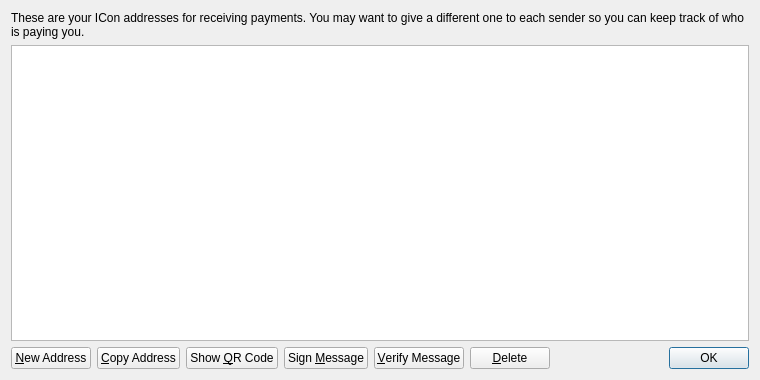
<?xml version="1.0" encoding="UTF-8"?>
<ui version="4.0">
 <class>AddressBookPage</class>
 <widget class="QWidget" name="AddressBookPage">
  <property name="geometry">
   <rect>
    <x>0</x>
    <y>0</y>
    <width>760</width>
    <height>380</height>
   </rect>
  </property>
  <property name="windowTitle">
   <string>Address Book</string>
  </property>
  <layout class="QVBoxLayout" name="verticalLayout">
   <item>
    <widget class="QLabel" name="labelExplanation">
     <property name="text">
      <string>These are your ICon addresses for receiving payments. You may want to give a different one to each sender so you can keep track of who is paying you.</string>
     </property>
     <property name="textFormat">
      <enum>Qt::PlainText</enum>
     </property>
     <property name="wordWrap">
      <bool>true</bool>
     </property>
    </widget>
   </item>
   <item>
    <widget class="QTableView" name="tableView">
     <property name="contextMenuPolicy">
      <enum>Qt::CustomContextMenu</enum>
     </property>
     <property name="toolTip">
      <string>Double-click to edit address or label</string>
     </property>
     <property name="tabKeyNavigation">
      <bool>false</bool>
     </property>
     <property name="alternatingRowColors">
      <bool>true</bool>
     </property>
     <property name="selectionMode">
      <enum>QAbstractItemView::SingleSelection</enum>
     </property>
     <property name="selectionBehavior">
      <enum>QAbstractItemView::SelectRows</enum>
     </property>
     <property name="sortingEnabled">
      <bool>true</bool>
     </property>
     <attribute name="verticalHeaderVisible">
      <bool>false</bool>
     </attribute>
    </widget>
   </item>
   <item>
    <layout class="QHBoxLayout" name="horizontalLayout">
     <item>
      <widget class="QPushButton" name="newAddressButton">
       <property name="toolTip">
        <string>Create a new address</string>
       </property>
       <property name="text">
        <string>&amp;New Address</string>
       </property>
       <property name="icon">
        <iconset resource="../bitcoin.qrc">
         <normaloff>:/icons/add</normaloff>:/icons/add</iconset>
       </property>
      </widget>
     </item>
     <item>
      <widget class="QPushButton" name="copyToClipboard">
       <property name="toolTip">
        <string>Copy the currently selected address to the system clipboard</string>
       </property>
       <property name="text">
        <string>&amp;Copy Address</string>
       </property>
       <property name="icon">
        <iconset resource="../bitcoin.qrc">
         <normaloff>:/icons/editcopy</normaloff>:/icons/editcopy</iconset>
       </property>
      </widget>
     </item>
     <item>
      <widget class="QPushButton" name="showQRCode">
       <property name="text">
        <string>Show &amp;QR Code</string>
       </property>
       <property name="icon">
        <iconset resource="../bitcoin.qrc">
         <normaloff>:/icons/qrcode</normaloff>:/icons/qrcode</iconset>
       </property>
      </widget>
     </item>
     <item>
      <widget class="QPushButton" name="signMessage">
       <property name="toolTip">
        <string>Sign a message to prove you own a ICon address</string>
       </property>
       <property name="text">
        <string>Sign &amp;Message</string>
       </property>
       <property name="icon">
        <iconset resource="../bitcoin.qrc">
         <normaloff>:/icons/edit</normaloff>:/icons/edit</iconset>
       </property>
      </widget>
     </item>
     <item>
      <widget class="QPushButton" name="verifyMessage">
       <property name="toolTip">
        <string>Verify a message to ensure it was signed with a specified ICon address</string>
       </property>
       <property name="text">
        <string>&amp;Verify Message</string>
       </property>
       <property name="icon">
        <iconset resource="../bitcoin.qrc">
         <normaloff>:/icons/transaction_0</normaloff>:/icons/transaction_0</iconset>
       </property>
      </widget>
     </item>
     <item>
      <widget class="QPushButton" name="deleteButton">
       <property name="toolTip">
        <string>Delete the currently selected address from the list</string>
       </property>
       <property name="text">
        <string>&amp;Delete</string>
       </property>
       <property name="icon">
        <iconset resource="../bitcoin.qrc">
         <normaloff>:/icons/remove</normaloff>:/icons/remove</iconset>
       </property>
      </widget>
     </item>
     <item>
      <spacer name="horizontalSpacer">
       <property name="orientation">
        <enum>Qt::Horizontal</enum>
       </property>
       <property name="sizeHint" stdset="0">
        <size>
         <width>40</width>
         <height>20</height>
        </size>
       </property>
      </spacer>
     </item>
     <item>
      <widget class="QDialogButtonBox" name="buttonBox">
       <property name="sizePolicy">
        <sizepolicy hsizetype="Maximum" vsizetype="Fixed">
         <horstretch>0</horstretch>
         <verstretch>0</verstretch>
        </sizepolicy>
       </property>
       <property name="standardButtons">
        <set>QDialogButtonBox::Ok</set>
       </property>
      </widget>
     </item>
    </layout>
   </item>
  </layout>
 </widget>
 <resources>
  <include location="../bitcoin.qrc"/>
 </resources>
 <connections/>
</ui>
